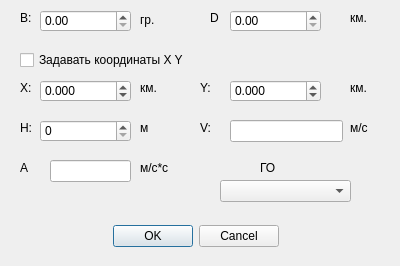
<?xml version="1.0" encoding="UTF-8"?>
<ui version="4.0">
 <class>DlgPropPointTr</class>
 <widget class="QDialog" name="DlgPropPointTr">
  <property name="geometry">
   <rect>
    <x>0</x>
    <y>0</y>
    <width>400</width>
    <height>266</height>
   </rect>
  </property>
  <property name="windowTitle">
   <string>Dialog</string>
  </property>
  <widget class="QDialogButtonBox" name="buttonBox">
   <property name="geometry">
    <rect>
     <x>10</x>
     <y>220</y>
     <width>371</width>
     <height>32</height>
    </rect>
   </property>
   <property name="orientation">
    <enum>Qt::Horizontal</enum>
   </property>
   <property name="standardButtons">
    <set>QDialogButtonBox::Cancel|QDialogButtonBox::Ok</set>
   </property>
   <property name="centerButtons">
    <bool>true</bool>
   </property>
  </widget>
  <widget class="QLabel" name="label_5">
   <property name="geometry">
    <rect>
     <x>350</x>
     <y>10</y>
     <width>31</width>
     <height>16</height>
    </rect>
   </property>
   <property name="text">
    <string>км.</string>
   </property>
  </widget>
  <widget class="QLabel" name="label_6">
   <property name="geometry">
    <rect>
     <x>20</x>
     <y>10</y>
     <width>21</width>
     <height>16</height>
    </rect>
   </property>
   <property name="text">
    <string>B:</string>
   </property>
  </widget>
  <widget class="QLabel" name="label_7">
   <property name="geometry">
    <rect>
     <x>140</x>
     <y>10</y>
     <width>31</width>
     <height>20</height>
    </rect>
   </property>
   <property name="text">
    <string>гр.</string>
   </property>
  </widget>
  <widget class="QLabel" name="label_8">
   <property name="geometry">
    <rect>
     <x>210</x>
     <y>10</y>
     <width>21</width>
     <height>16</height>
    </rect>
   </property>
   <property name="text">
    <string>D</string>
   </property>
  </widget>
  <widget class="QCheckBox" name="cB_coorXY">
   <property name="geometry">
    <rect>
     <x>20</x>
     <y>50</y>
     <width>321</width>
     <height>20</height>
    </rect>
   </property>
   <property name="text">
    <string>Задавать координаты X Y</string>
   </property>
  </widget>
  <widget class="QLabel" name="label">
   <property name="geometry">
    <rect>
     <x>20</x>
     <y>80</y>
     <width>21</width>
     <height>16</height>
    </rect>
   </property>
   <property name="text">
    <string>X:</string>
   </property>
  </widget>
  <widget class="QLabel" name="label_2">
   <property name="geometry">
    <rect>
     <x>140</x>
     <y>80</y>
     <width>31</width>
     <height>16</height>
    </rect>
   </property>
   <property name="text">
    <string>км.</string>
   </property>
  </widget>
  <widget class="QLabel" name="label_3">
   <property name="geometry">
    <rect>
     <x>200</x>
     <y>80</y>
     <width>21</width>
     <height>16</height>
    </rect>
   </property>
   <property name="text">
    <string>Y:</string>
   </property>
  </widget>
  <widget class="QLabel" name="label_9">
   <property name="geometry">
    <rect>
     <x>350</x>
     <y>80</y>
     <width>31</width>
     <height>16</height>
    </rect>
   </property>
   <property name="text">
    <string>км.</string>
   </property>
  </widget>
  <widget class="QLabel" name="label_4">
   <property name="geometry">
    <rect>
     <x>20</x>
     <y>120</y>
     <width>21</width>
     <height>16</height>
    </rect>
   </property>
   <property name="text">
    <string>H:</string>
   </property>
  </widget>
  <widget class="QLabel" name="label_10">
   <property name="geometry">
    <rect>
     <x>140</x>
     <y>120</y>
     <width>31</width>
     <height>16</height>
    </rect>
   </property>
   <property name="text">
    <string>м</string>
   </property>
  </widget>
  <widget class="QLabel" name="label_11">
   <property name="geometry">
    <rect>
     <x>200</x>
     <y>120</y>
     <width>21</width>
     <height>16</height>
    </rect>
   </property>
   <property name="text">
    <string>V:</string>
   </property>
  </widget>
  <widget class="QLineEdit" name="lE_V">
   <property name="geometry">
    <rect>
     <x>230</x>
     <y>120</y>
     <width>113</width>
     <height>22</height>
    </rect>
   </property>
  </widget>
  <widget class="QLabel" name="label_12">
   <property name="geometry">
    <rect>
     <x>350</x>
     <y>120</y>
     <width>31</width>
     <height>16</height>
    </rect>
   </property>
   <property name="text">
    <string>м/c</string>
   </property>
  </widget>
  <widget class="QLabel" name="label_13">
   <property name="geometry">
    <rect>
     <x>20</x>
     <y>160</y>
     <width>21</width>
     <height>16</height>
    </rect>
   </property>
   <property name="text">
    <string>A</string>
   </property>
  </widget>
  <widget class="QLabel" name="label_14">
   <property name="geometry">
    <rect>
     <x>140</x>
     <y>160</y>
     <width>41</width>
     <height>16</height>
    </rect>
   </property>
   <property name="text">
    <string>м/c*c</string>
   </property>
  </widget>
  <widget class="QLineEdit" name="lE_A">
   <property name="geometry">
    <rect>
     <x>50</x>
     <y>160</y>
     <width>81</width>
     <height>22</height>
    </rect>
   </property>
  </widget>
  <widget class="QDialogButtonBox" name="buttonBox_2">
   <property name="geometry">
    <rect>
     <x>10</x>
     <y>300</y>
     <width>371</width>
     <height>32</height>
    </rect>
   </property>
   <property name="orientation">
    <enum>Qt::Horizontal</enum>
   </property>
   <property name="standardButtons">
    <set>QDialogButtonBox::Cancel|QDialogButtonBox::Ok</set>
   </property>
   <property name="centerButtons">
    <bool>true</bool>
   </property>
  </widget>
  <widget class="QLabel" name="label_15">
   <property name="geometry">
    <rect>
     <x>260</x>
     <y>160</y>
     <width>21</width>
     <height>16</height>
    </rect>
   </property>
   <property name="text">
    <string>ГО</string>
   </property>
  </widget>
  <widget class="QComboBox" name="cBox_IFF">
   <property name="geometry">
    <rect>
     <x>220</x>
     <y>180</y>
     <width>131</width>
     <height>22</height>
    </rect>
   </property>
   <property name="editable">
    <bool>false</bool>
   </property>
  </widget>
  <widget class="QDoubleSpinBox" name="dSBox_B">
   <property name="geometry">
    <rect>
     <x>40</x>
     <y>10</y>
     <width>91</width>
     <height>22</height>
    </rect>
   </property>
   <property name="maximum">
    <double>360.000000000000000</double>
   </property>
   <property name="singleStep">
    <double>0.010000000000000</double>
   </property>
  </widget>
  <widget class="QDoubleSpinBox" name="dSBox_D">
   <property name="geometry">
    <rect>
     <x>230</x>
     <y>10</y>
     <width>91</width>
     <height>22</height>
    </rect>
   </property>
   <property name="maximum">
    <double>500.000000000000000</double>
   </property>
   <property name="singleStep">
    <double>0.010000000000000</double>
   </property>
  </widget>
  <widget class="QDoubleSpinBox" name="dSBox_H">
   <property name="geometry">
    <rect>
     <x>40</x>
     <y>120</y>
     <width>91</width>
     <height>22</height>
    </rect>
   </property>
   <property name="decimals">
    <number>0</number>
   </property>
   <property name="maximum">
    <double>40000.000000000000000</double>
   </property>
   <property name="singleStep">
    <double>1.000000000000000</double>
   </property>
  </widget>
  <widget class="QDoubleSpinBox" name="dSBox_X">
   <property name="geometry">
    <rect>
     <x>40</x>
     <y>80</y>
     <width>91</width>
     <height>22</height>
    </rect>
   </property>
   <property name="decimals">
    <number>3</number>
   </property>
   <property name="minimum">
    <double>-500.000000000000000</double>
   </property>
   <property name="maximum">
    <double>500.000000000000000</double>
   </property>
   <property name="singleStep">
    <double>1.000000000000000</double>
   </property>
  </widget>
  <widget class="QDoubleSpinBox" name="dSBox_Y">
   <property name="geometry">
    <rect>
     <x>230</x>
     <y>80</y>
     <width>91</width>
     <height>22</height>
    </rect>
   </property>
   <property name="decimals">
    <number>3</number>
   </property>
   <property name="minimum">
    <double>-500.000000000000000</double>
   </property>
   <property name="maximum">
    <double>500.000000000000000</double>
   </property>
   <property name="singleStep">
    <double>1.000000000000000</double>
   </property>
  </widget>
 </widget>
 <resources/>
 <connections>
  <connection>
   <sender>buttonBox</sender>
   <signal>accepted()</signal>
   <receiver>DlgPropPointTr</receiver>
   <slot>accept()</slot>
   <hints>
    <hint type="sourcelabel">
     <x>248</x>
     <y>254</y>
    </hint>
    <hint type="destinationlabel">
     <x>157</x>
     <y>274</y>
    </hint>
   </hints>
  </connection>
  <connection>
   <sender>buttonBox</sender>
   <signal>rejected()</signal>
   <receiver>DlgPropPointTr</receiver>
   <slot>reject()</slot>
   <hints>
    <hint type="sourcelabel">
     <x>316</x>
     <y>260</y>
    </hint>
    <hint type="destinationlabel">
     <x>286</x>
     <y>274</y>
    </hint>
   </hints>
  </connection>
 </connections>
</ui>
